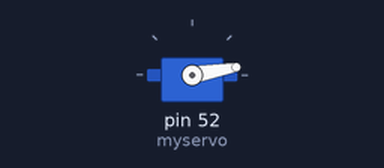
This sketch was run on a simulated Arduino Mega 2560, built with avr-gcc and run on an emulated ATmega2560. Shown: servo.

Above: at 0.1 s.
At 0.8 s:
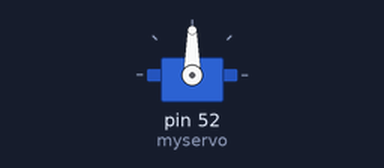
Timing chart, 0 to 2.3 s (numbered marks = the images above):
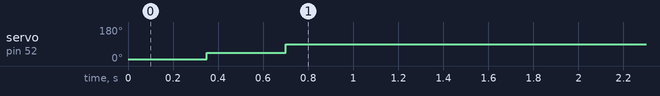

The sketch:

servo-8-mayo.ino
```cpp
#include <Servo.h>
Servo myservo;

void setup() {
  // put your setup code here, to run once:
  //Serial.begin(9600);
  myservo.attach(52);
  myservo.write(10);
  delay(350);//Let system settle
  myservo.write(45); //47 es nuestro centro.
  delay(350);
  myservo.write(90);
  delay(350);
}

void loop() {
}
```
